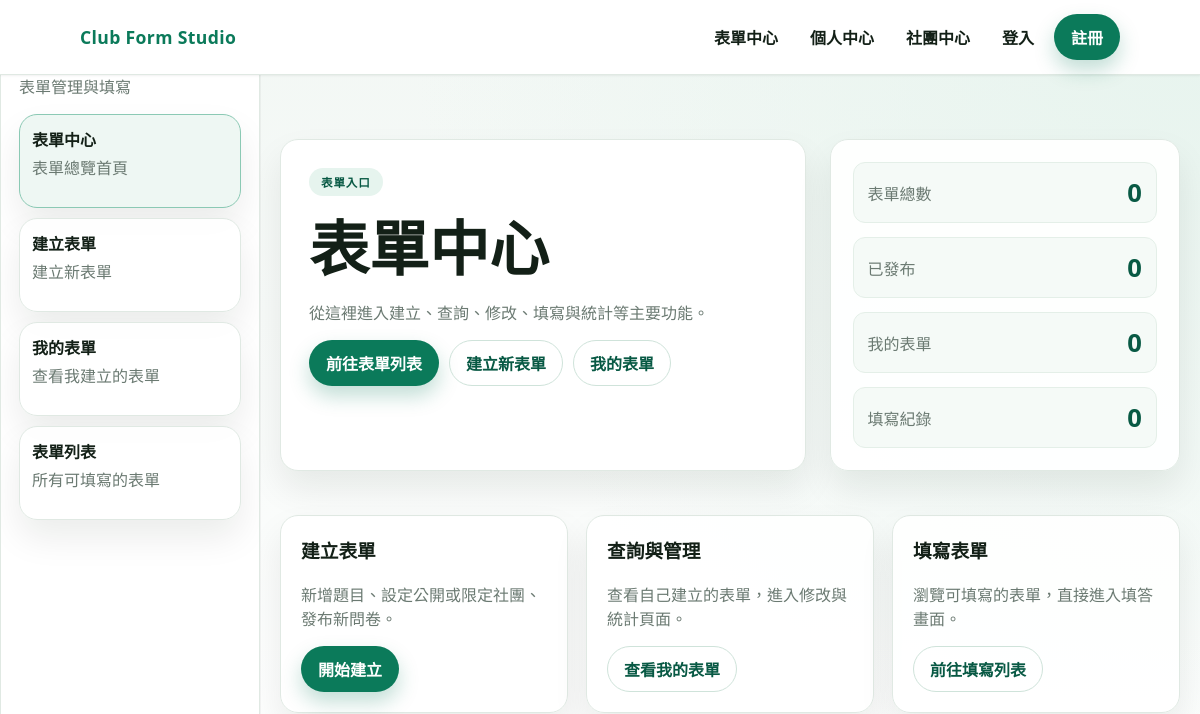
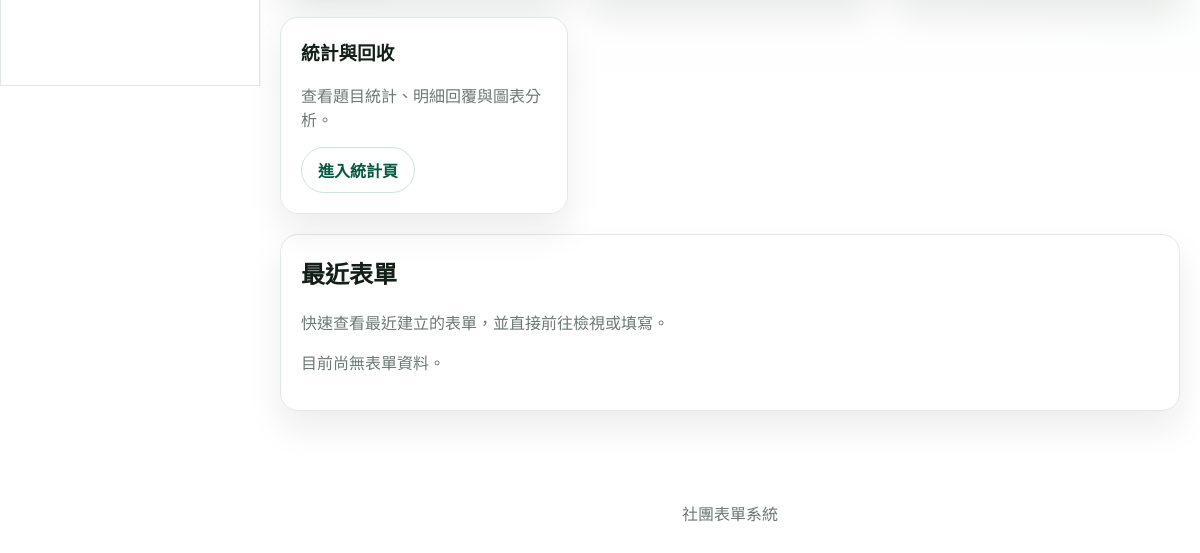
The app's page /forms/forms_index.php, older data (2 pictures, top to bottom).
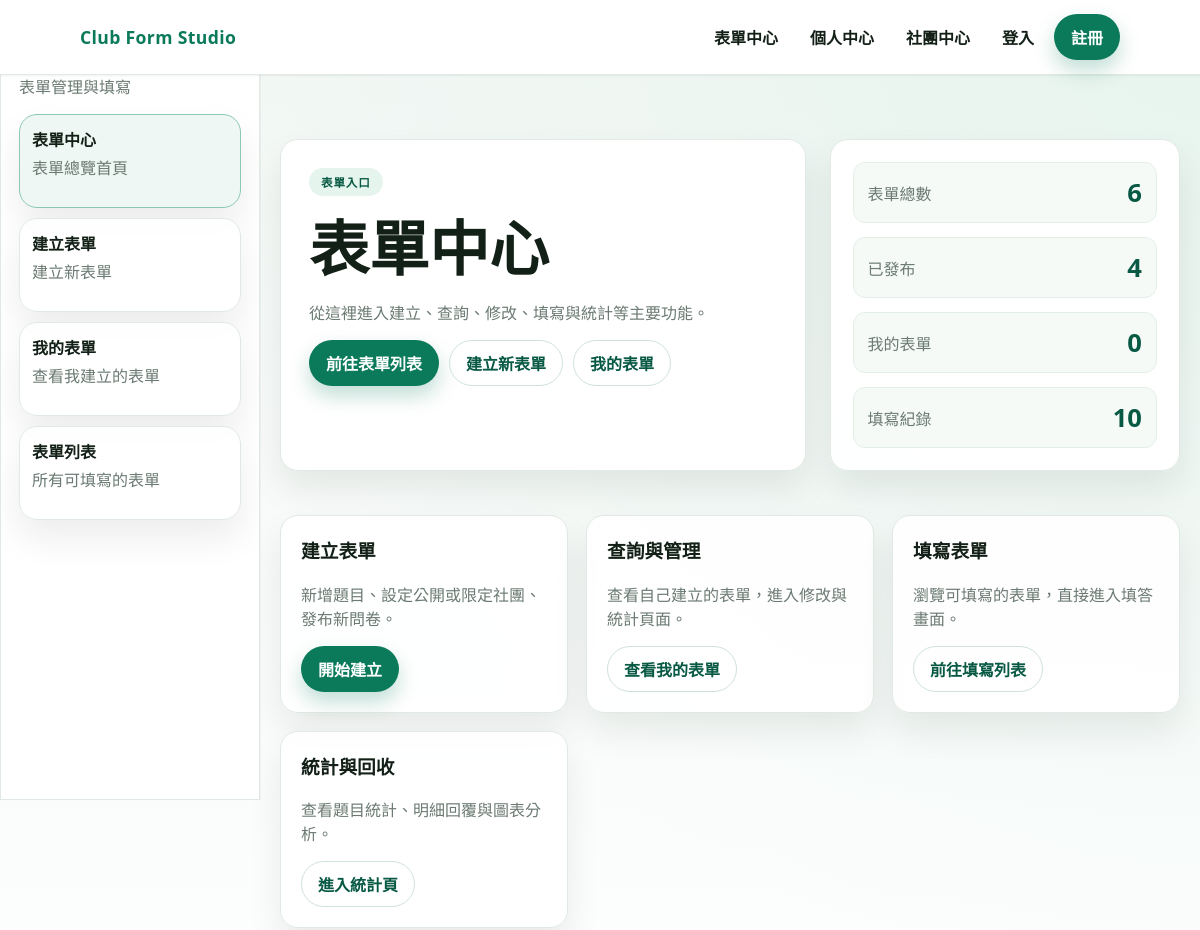
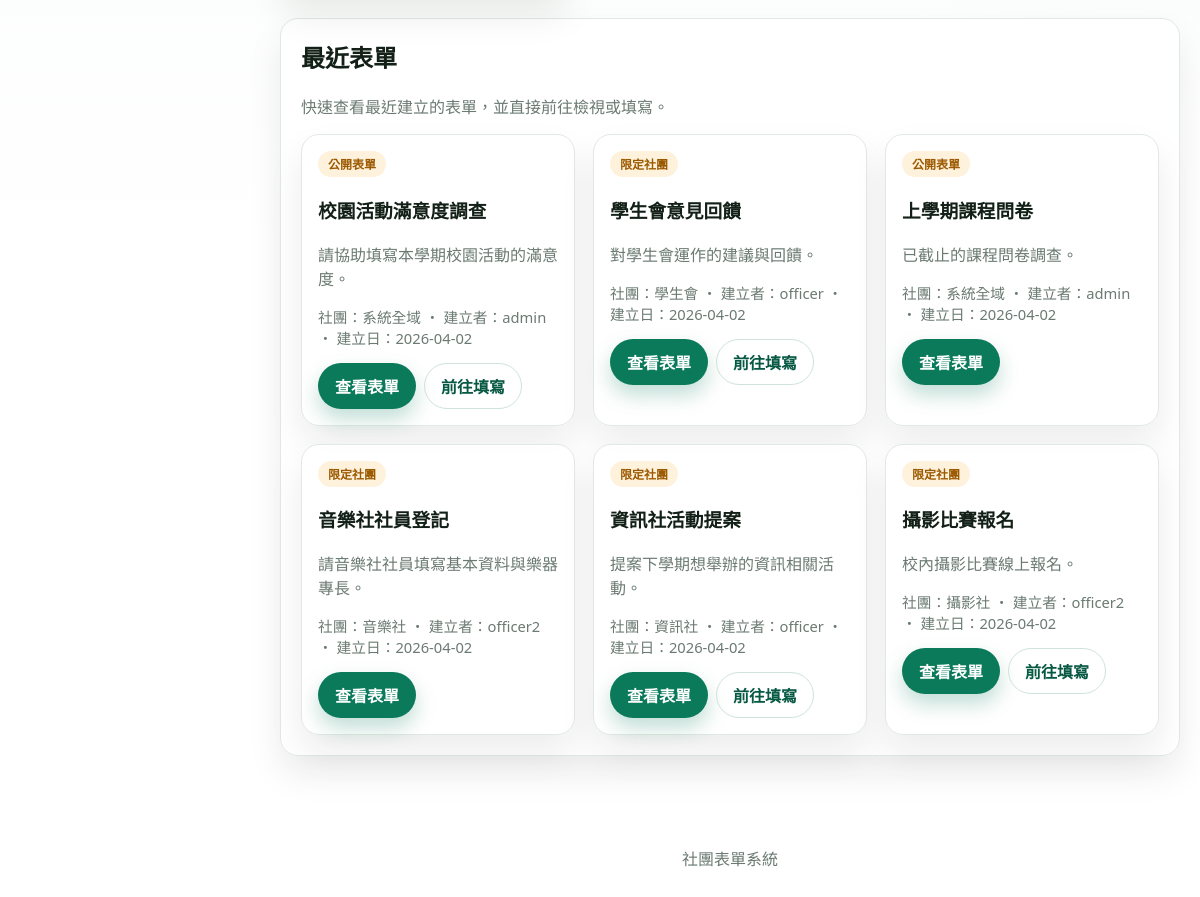
The same page, newer data (2 pictures, top to bottom).
### tables this page shows
CREATE TABLE forms (
    id              INT PRIMARY KEY AUTO_INCREMENT     COMMENT '表單唯一識別碼',
    creator_id      INT NOT NULL                       COMMENT '建立者 ID，參照 users.id',
    club_id         INT NULL                           COMMENT '所屬社團 ID，NULL 表示系統全域表單',
    title           VARCHAR(200) NOT NULL              COMMENT '表單標題',
    description     TEXT                               COMMENT '表單說明（選填）',
    form_type       ENUM('public','club_only')
                             DEFAULT 'public'          COMMENT '填寫權限：public=任何人可填, club_only=僅限指定社團成員',
    target_club_ids TEXT                               COMMENT 'club_only 時，可填寫的社團 ID 清單（逗號分隔）',
    status          ENUM('draft','published','closed')
                             DEFAULT 'draft'           COMMENT '表單狀態：draft=草稿, published=已發布, closed=已關閉',
    open_at         DATETIME NULL                      COMMENT '預定開放填寫時間',
    close_at        DATETIME NULL                      COMMENT '預定關閉填寫時間',
    allow_resubmit  TINYINT(1) NOT NULL DEFAULT 1      COMMENT '是否允許重複填答：1=可重複, 0=每人限填一次',
    require_login   TINYINT(1) NOT NULL DEFAULT 0      COMMENT '是否需登入才能填寫：1=需登入, 0=免登入',
    created_at      TIMESTAMP DEFAULT CURRENT_TIMESTAMP COMMENT '建立時間',
    updated_at      TIMESTAMP DEFAULT CURRENT_TIMESTAMP
                             ON UPDATE CURRENT_TIMESTAMP COMMENT '最後更新時間',
    FOREIGN KEY (creator_id) REFERENCES users(id) ON DELETE CASCADE,
    FOREIGN KEY (club_id)   REFERENCES clubs(id) ON DELETE CASCADE,
    INDEX idx_creator (creator_id),
    INDEX idx_club (club_id),
    INDEX idx_status (status)
);

CREATE TABLE users (
    id          INT PRIMARY KEY AUTO_INCREMENT        COMMENT '使用者唯一識別碼',
    username    VARCHAR(50)  UNIQUE NOT NULL          COMMENT '登入帳號，不可重複',
    password    VARCHAR(255) NOT NULL                 COMMENT '密碼（SHA256 雜湊）',
    email       VARCHAR(100) UNIQUE NOT NULL          COMMENT '電子郵件，不可重複，用於密碼重設',
    role        ENUM('member','owner','club_officer','admin')
                         DEFAULT 'member'             COMMENT '系統層級身份：member=一般會員, owner=幹部, club_officer=社團持有人, admin=管理員',
    created_at           TIMESTAMP DEFAULT CURRENT_TIMESTAMP   COMMENT '帳號建立時間',
    updated_at           TIMESTAMP DEFAULT CURRENT_TIMESTAMP
                         ON UPDATE CURRENT_TIMESTAMP  COMMENT '最後更新時間',
    remember_token_hash  VARCHAR(64) NULL              COMMENT '記住我 Token 的 SHA256 雜湊（每個使用者僅保留最新一個，取代獨立的 remember_tokens 表）'
);

CREATE TABLE clubs (
    id            INT PRIMARY KEY AUTO_INCREMENT      COMMENT '社團唯一識別碼',
    name          VARCHAR(100) UNIQUE NOT NULL        COMMENT '社團名稱，不可重複',
    description   TEXT                                COMMENT '社團簡介說明',
    join_mode     ENUM('open','request','invite_only')
                           DEFAULT 'request'          COMMENT '加入模式：open=開放加入, request=需申請審核, invite_only=僅限邀請',
    visibility    ENUM('public','private')
                           DEFAULT 'public'           COMMENT '可見性：public=公開顯示, private=隱藏',
    owner_user_id INT NOT NULL                        COMMENT '社團建立者（持有人），參照 users.id',
    created_at    TIMESTAMP DEFAULT CURRENT_TIMESTAMP COMMENT '社團建立時間',
    updated_at    TIMESTAMP DEFAULT CURRENT_TIMESTAMP
                           ON UPDATE CURRENT_TIMESTAMP COMMENT '最後更新時間',
    FOREIGN KEY (owner_user_id) REFERENCES users(id) ON DELETE RESTRICT,
    INDEX idx_owner (owner_user_id)
);

### forms/forms_index.php (the view, shortened to what the changed rows need)
<?php
$errors = [];
$stats = [
	'total_forms' => 0,
	'published_forms' => 0,
	'my_forms' => 0,
	'submissions' => 0
];
$recent_forms = [];
try {
	$pdo = get_db();
	$stats['total_forms'] = (int) $pdo->query('SELECT COUNT(*) FROM forms')->fetchColumn();
	$stats['published_forms'] = (int) $pdo->query("SELECT COUNT(*) FROM forms WHERE status = 'published'")->fetchColumn();
	$stats['submissions'] = (int) $pdo->query('SELECT COUNT(*) FROM form_submissions')->fetchColumn();
	$recent_stmt = $pdo->query('SELECT f.id, f.title, f.description, f.form_type, f.status, f.created_at, u.username, c.name AS club_name FROM forms f JOIN users u ON u.id = f.creator_id LEFT JOIN clubs c ON c.id = f.club_id ORDER BY f.created_at DESC LIMIT 6');
	$recent_forms = $recent_stmt->fetchAll();
} catch (Throwable $e) {
	$errors[] = '表單導覽頁載入失敗，請稍後再試。';
}
?>
<!doctype html>
<html lang="zh-Hant">
	<head>
		<link rel="stylesheet" href="../css/app.css" />
	</head>
	<body>
		<?php $base_url = '../'; require __DIR__ . '/../includes/header.php'; ?>
		<?php require __DIR__ . '/../includes/right.php'; ?>
		<main>
			<section class="hero">
				<div class="container hero-grid">
					<article class="hero-card fade-up">
						<h1>表單中心</h1>
					</article>
					<aside class="panel stats fade-up" style="animation-delay: 120ms">
						<div class="stat">
							<div class="muted">表單總數</div>
							<strong><?php echo number_format($stats['total_forms']); ?></strong>
						</div>
						<div class="stat">
							<div class="muted">已發布</div>
							<strong><?php echo number_format($stats['published_forms']); ?></strong>
						</div>
						<div class="stat">
							<div class="muted">填寫紀錄</div>
							<strong><?php echo number_format($stats['submissions']); ?></strong>
						</div>
					</aside>
				</div>
			</section>
			<section class="section">
				<div class="container">
					<div class="panel" style="padding: 20px; margin-top: 20px">
						<h2 style="margin-top: 0">最近表單</h2>
						<p class="muted">快速查看最近建立的表單，並直接前往檢視或填寫。</p>
						<?php if (empty($recent_forms)) : ?>
							<p class="muted">目前尚無表單資料。</p>
						<?php else : ?>
							<div class="card-grid">
								<?php foreach ($recent_forms as $form) : ?>
									<?php
										$type_label = $form['form_type'] === 'club_only' ? '限定社團' : '公開表單';
										$created_at = !empty($form['created_at']) ? date('Y-m-d', strtotime($form['created_at'])) : '';
									?>
									<article class="panel" style="padding: 16px">
										<span class="pill"><?php echo htmlspecialchars($type_label); ?></span>
										<h3><?php echo htmlspecialchars($form['title']); ?></h3>
										<p class="muted"><?php echo htmlspecialchars($form['description'] ?: '尚未提供表單說明。'); ?></p>
										<p class="meta">社團：<?php echo htmlspecialchars($form['club_name'] ?? '系統全域'); ?> ・ 建立者：<?php echo htmlspecialchars($form['username']); ?> ・ 建立日：<?php echo htmlspecialchars($created_at); ?></p>
										<div style="display: flex; gap: 8px; flex-wrap: wrap; margin-top: 10px">
											<a class="btn btn-primary" href="./view.php?id=<?php echo (int) $form['id']; ?>">查看表單</a>
											<?php if ($form['status'] === 'published') : ?>
												<a class="btn btn-ghost" href="./submit.php?id=<?php echo (int) $form['id']; ?>">前往填寫</a>
											<?php endif; ?>
										</div>
									</article>
								<?php endforeach; ?>
							</div>
						<?php endif; ?>
					</div>
				</div>
			</section>
		</main>
	</body>
</html>
<?php
exit();

### includes/right.php (shortened to what the changed rows need)
<?php
$all_sections = [
	'forms' => [
		'title' => '表單功能',
		'note' => '表單管理與填寫',
		'links' => [
			['label' => '表單中心', 'href' => 'forms_index.php', 'description' => '表單總覽首頁'],
			['label' => '建立表單', 'href' => 'create.php', 'description' => '建立新表單'],
			['label' => '我的表單', 'href' => 'my_forms.php', 'description' => '查看我建立的表單'],
			['label' => '表單列表', 'href' => 'list.php', 'description' => '所有可填寫的表單']
		]
	],
	'clubs' => [
		'title' => '社團中心功能',
		'note' => '左側快速切換社團相關頁面。',
		'links' => [
			['label' => '社團中心', 'href' => 'clubs_index.php', 'description' => '社團中心首頁'],
			['label' => '建立社團', 'href' => 'create.php', 'description' => '建立社團'],
			['label' => '社團資訊', 'href' => 'manage.php', 'description' => '社團資訊'],
			['label' => '社團設定', 'href' => 'setting.php', 'description' => '社團設定']
		]
	],
	'admin' => [
		'title' => '管理員功能',
		'note' => '系統管理工具',
		'links' => [
			['label' => '管理後台', 'href' => 'admin_index.php', 'description' => '管理員首頁'],
			['label' => '使用者管理', 'href' => 'user_CRUD.php', 'description' => '管理使用者'],
			['label' => '表單管理', 'href' => 'forms_CRUD.php', 'description' => '管理所有表單'],
			['label' => '社團管理', 'href' => 'clubs_CRUD.php', 'description' => '管理所有社團'],
			['label' => '活動記錄', 'href' => 'activity_log.php', 'description' => '系統操作稽核日誌'],
			['label' => 'SQL 檢視', 'href' => 'sql_view.php', 'description' => '資料庫結構'],
			['label' => 'SQL 重置', 'href' => 'sql_reset.php', 'description' => '重新匯入 SQL'],
			['label' => '簡易測試', 'href' => 'test.php', 'description' => '簡易測試頁面']
		]
	],
	'users' => [
		'title' => '個人中心',
		'note' => '個人設定與管理',
		'links' => [
			['label' => '個人資料', 'href' => 'user_index.php', 'description' => '個人資訊'],
			['label' => '帳號設定', 'href' => 'setting.php', 'description' => '修改個人資料']
		]
	]
];
$current_script = $_SERVER['SCRIPT_NAME'] ?? '';
$current_dir = dirname($current_script);
$current_dir = trim(str_replace('\\', '/', $current_dir), '/');
$dir_parts = explode('/', $current_dir);
$section_key = end($dir_parts);
if (!isset($section) || !array_key_exists($section, $all_sections)) {
	$section = isset($all_sections[$section_key]) ? $section_key : 'default';
}
$section_config = $all_sections[$section];
$right_title = $section_config['title'];
$right_links = $section_config['links'];
if (!isset($right_base_url)) {
	$right_base_url = './';
}
if (!function_exists('right_build_href')) {
	function right_build_href($base_url, $href)
	{
		return $base_url . ltrim($href, '/');
	}
}
?>
<aside id="global-left-sidebar" class="panel">
	<h2><?php echo htmlspecialchars($right_title); ?></h2>
	<div class="sidebar-links">
		<?php foreach ($right_links as $item) : ?>
			<?php
				$href = isset($item['href']) ? (string) $item['href'] : '';
				$label = isset($item['label']) ? (string) $item['label'] : $href;
				$description = isset($item['description']) ? (string) $item['description'] : '';
				$active = false;
				$target = right_build_href($right_base_url, $href);
				if ($href !== '' && $current_script !== '') {
					$normalized = '/' . ltrim($href, '/');
					$active = (substr($current_script, -strlen($normalized)) === $normalized);
				}
			?>
			<a
				href="<?php echo htmlspecialchars($target); ?>"
				class="panel sidebar-link<?php echo $active ? ' active' : ''; ?>"
			>
				<strong><?php echo htmlspecialchars($label); ?></strong>
				<?php if ($description !== '') : ?>
					<p class="muted"><?php echo htmlspecialchars($description); ?></p>
				<?php endif; ?>
			</a>
		<?php endforeach; ?>
	</div>
</aside>

Row changes from the older to the newer data that the page shows:
added forms: form_type "公開表單", title "校園活動滿意度調查", description "請協助填寫本學期校園活動的滿意度。", club_name "系統全域", creator.username "admin", created_at "2026-04-02"
added forms: form_type "限定社團", title "學生會意見回饋", description "對學生會運作的建議與回饋。", club.name "學生會", creator.username "officer", created_at "2026-04-02"
added forms: form_type "公開表單", title "上學期課程問卷", description "已截止的課程問卷調查。", club_name "系統全域", creator.username "admin", created_at "2026-04-02"
added forms: form_type "限定社團", title "音樂社社員登記", description "請音樂社社員填寫基本資料與樂器專長。", club.name "音樂社", creator.username "officer2", created_at "2026-04-02"
added forms: form_type "限定社團", title "資訊社活動提案", description "提案下學期想舉辦的資訊相關活動。", club.name "資訊社", creator.username "officer", created_at "2026-04-02"
added forms: form_type "限定社團", title "攝影比賽報名", description "校內攝影比賽線上報名。", club.name "攝影社", creator.username "officer2", created_at "2026-04-02"
Text that changed along with them:
$stats['total_forms']: "0" → "6"
$stats['published_forms']: "0" → "4"
$stats['submissions']: "0" → "10"
text no longer shown: "目前尚無表單資料。"
